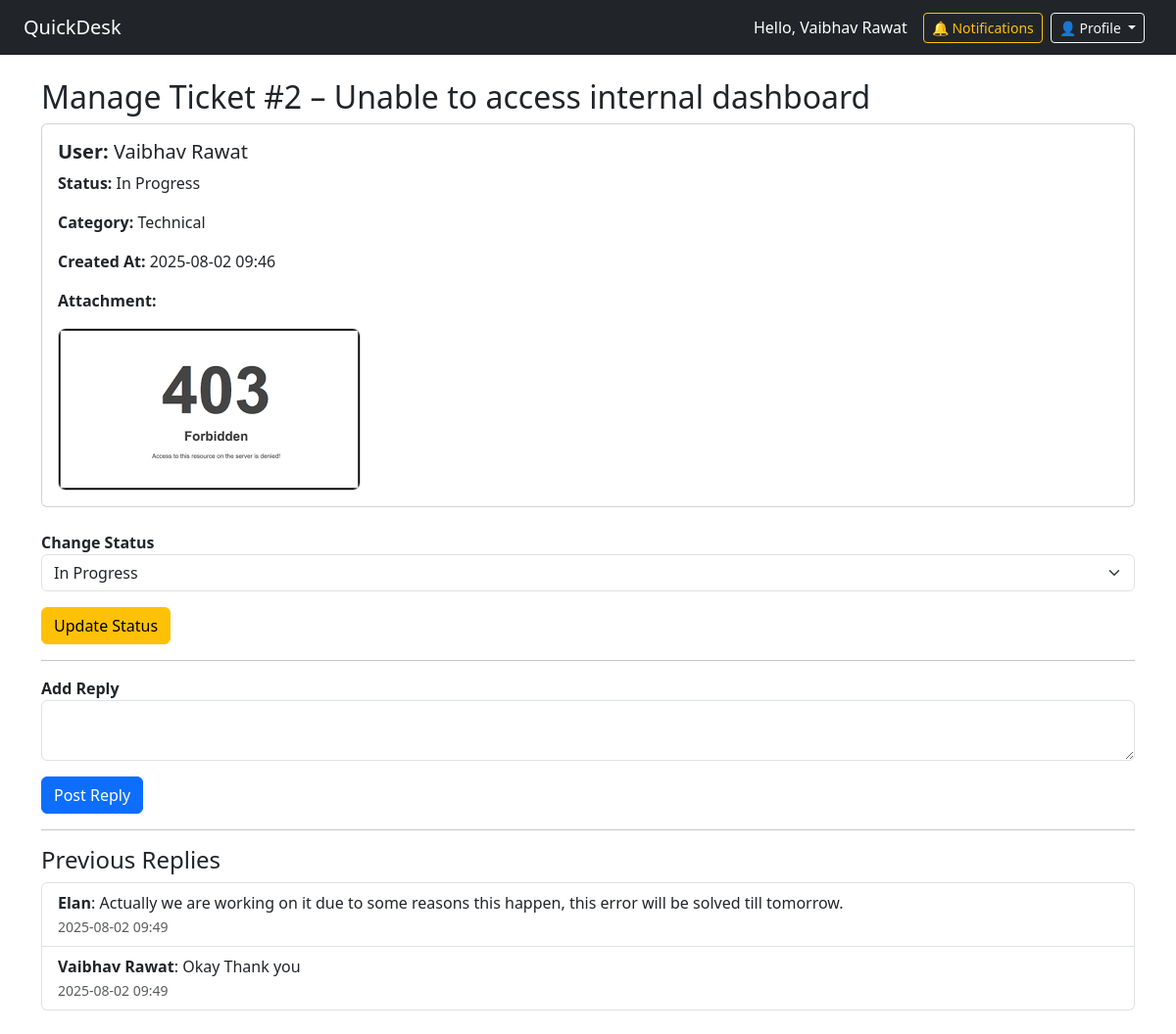
The page /agent/ticket/2 (signed in) on the database its author committed.
### app.py (models this page shows, shortened)
class User(db.Model, UserMixin):
    id = db.Column(db.Integer, primary_key=True)
    email = db.Column(db.String(150), unique=True, nullable=False)
    name = db.Column(db.String(150), nullable=False)
    password_hash = db.Column(db.String(200), nullable=False)
    role = db.Column(db.String(50), default='user')
    is_active = db.Column(db.Boolean, default=True)
    notifications = db.relationship('Notification', backref='user', lazy='dynamic')
    tickets = db.relationship('Ticket', backref='owner', lazy=True)
    replies = db.relationship('TicketReply', backref='author', lazy=True)

class Ticket(db.Model):
    id = db.Column(db.Integer, primary_key=True)
    subject = db.Column(db.String(200), nullable=False)
    description = db.Column(db.Text, nullable=False)
    category = db.Column(db.String(100), nullable=False)
    attachment = db.Column(db.String(200))
    status = db.Column(db.String(50), default='Open')
    user_id = db.Column(db.Integer, db.ForeignKey('user.id'), nullable=False)
    user_name = db.Column(db.String(150), nullable=False)  # ✅ store user name
    created_at = db.Column(db.DateTime, default=datetime.utcnow)
    replies = db.relationship('TicketReply', backref='ticket', lazy=True)

class TicketReply(db.Model):
    id = db.Column(db.Integer, primary_key=True)
    ticket_id = db.Column(db.Integer, db.ForeignKey('ticket.id'), nullable=False)
    user_id = db.Column(db.Integer, db.ForeignKey('user.id'), nullable=False)
    author_name = db.Column(db.String(150), nullable=False)  # ✅ store reply author name
    content = db.Column(db.Text, nullable=False)
    created_at = db.Column(db.DateTime, default=datetime.utcnow)
    votes = db.relationship('ReplyVote', backref='reply', lazy=True)

### app.py (the view, shortened to what this page needs)
@app.route('/agent/ticket/<int:ticket_id>', methods=['GET', 'POST'])
@login_required
@role_required('agent')
def agent_ticket_detail(ticket_id):
    ticket = Ticket.query.get_or_404(ticket_id)
    replies = TicketReply.query.filter_by(ticket_id=ticket_id).order_by(TicketReply.created_at.asc()).all()
    return render_template('agent_ticket_detail.html', ticket=ticket, replies=replies)

### app.py (called while the page is built)
@login_manager.user_loader
def load_user(user_id):
    return User.query.get(int(user_id))

def role_required(role_name):
    def wrapper(f):
        @wraps(f)
        def decorated_function(*args, **kwargs):
            if not current_user.is_authenticated or current_user.role != role_name:
                flash("Access denied.", "warning")
                return redirect(url_for('dashboard'))
            return f(*args, **kwargs)
        return decorated_function
    return wrapper

### templates/agent_ticket_detail.html (shortened to what this page needs)
{% extends 'base.html' %}
{% block content %}
<h2>Manage Ticket #{{ ticket.id }} – {{ ticket.subject }}</h2>
<div class="card p-3 mb-4">
  <h5 class="mb-2"><strong>User:</strong> {{ ticket.owner.name }}</h5>
  <p><strong>Status:</strong> {{ ticket.status }}</p>
  <p><strong>Category:</strong> {{ ticket.category }}</p>
  <p><strong>Created At:</strong> {{ ticket.created_at.strftime('%Y-%m-%d %H:%M') }}</p>
  {% if ticket.attachment %}
    <p><strong>Attachment:</strong></p>
    <a href="/uploads/{{ ticket.attachment }}" target="_blank">
      <img src="/uploads/{{ ticket.attachment }}" alt="Attachment" style="max-width: 400px; border-radius: 8px; border: 1px solid #ccc;">
    </a>
  {% endif %}
</div>
<form method="POST" action="{{ url_for('agent_ticket_detail', ticket_id=ticket.id) }}">
  <div class="mb-3">
    <label><strong>Change Status</strong></label>
    <select name="status" class="form-select">
      <option value="In Progress" {% if ticket.status == 'In Progress' %}selected{% endif %}>In Progress</option>
    </select>
  </div>
  <button class="btn btn-warning" name="action" value="update_status">Update Status</button>
</form>
<hr>
<form method="POST" action="{{ url_for('agent_ticket_detail', ticket_id=ticket.id) }}">
  <div class="mb-3">
    <label for="reply"><strong>Add Reply</strong></label>
    <textarea name="reply" id="reply" class="form-control" required></textarea>
  </div>
  <button class="btn btn-primary" name="action" value="add_reply">Post Reply</button>
</form>
<hr>
<h4>Previous Replies</h4>
<ul class="list-group mb-4">
  {% for reply in replies %}
    <li class="list-group-item">
      <strong>{{ reply.author_name }}</strong>: {{ reply.content }}<br>
      <small class="text-muted">{{ reply.created_at.strftime('%Y-%m-%d %H:%M') }}</small>
    </li>
  {% endfor %}
</ul>
{% endblock %}

### templates/base.html (shortened to what this page needs)
<!DOCTYPE html>
<html lang="en">
<head>
  <link href="https://cdn.jsdelivr.net/npm/bootstrap@5.3.0/dist/css/bootstrap.min.css" rel="stylesheet">
</head>
<body>
  <nav class="navbar navbar-expand-lg navbar-dark bg-dark px-4">
    <a class="navbar-brand" href="{{ url_for('dashboard') }}">QuickDesk</a>
    {% if current_user.is_authenticated %}
    <div class="ms-auto d-flex align-items-center">
      <span class="text-white me-3">Hello, {{ current_user.name }}</span>
      <a class="btn btn-sm btn-outline-warning me-2" href="{{ url_for('notifications') }}">
        🔔 Notifications
      </a>
      <div class="dropdown me-2">
        <button class="btn btn-sm btn-outline-light dropdown-toggle" type="button" data-bs-toggle="dropdown">
          👤 Profile
        </button>
      </div>
    </div>
    {% endif %}
  </nav>
  <div class="container mt-4">
    {% block content %}{% endblock %}
  </div>
</body>
</html>

### rows shown on the page
User: name "Vaibhav Rawat"
Ticket: id "2", subject "Unable to access internal dashboard", status "In Progress", category "Technical", created_at "2025-08-02 09:46", attachment (picture)
User: owner.name "Vaibhav Rawat"
TicketReply: author_name "Elan", content "Actually we are working on it due to some reasons this happen, this error will be solved till tomorrow.", created_at "2025-08-02 09:49"
TicketReply: author_name "Vaibhav Rawat", content "Okay Thank you", created_at "2025-08-02 09:49"
